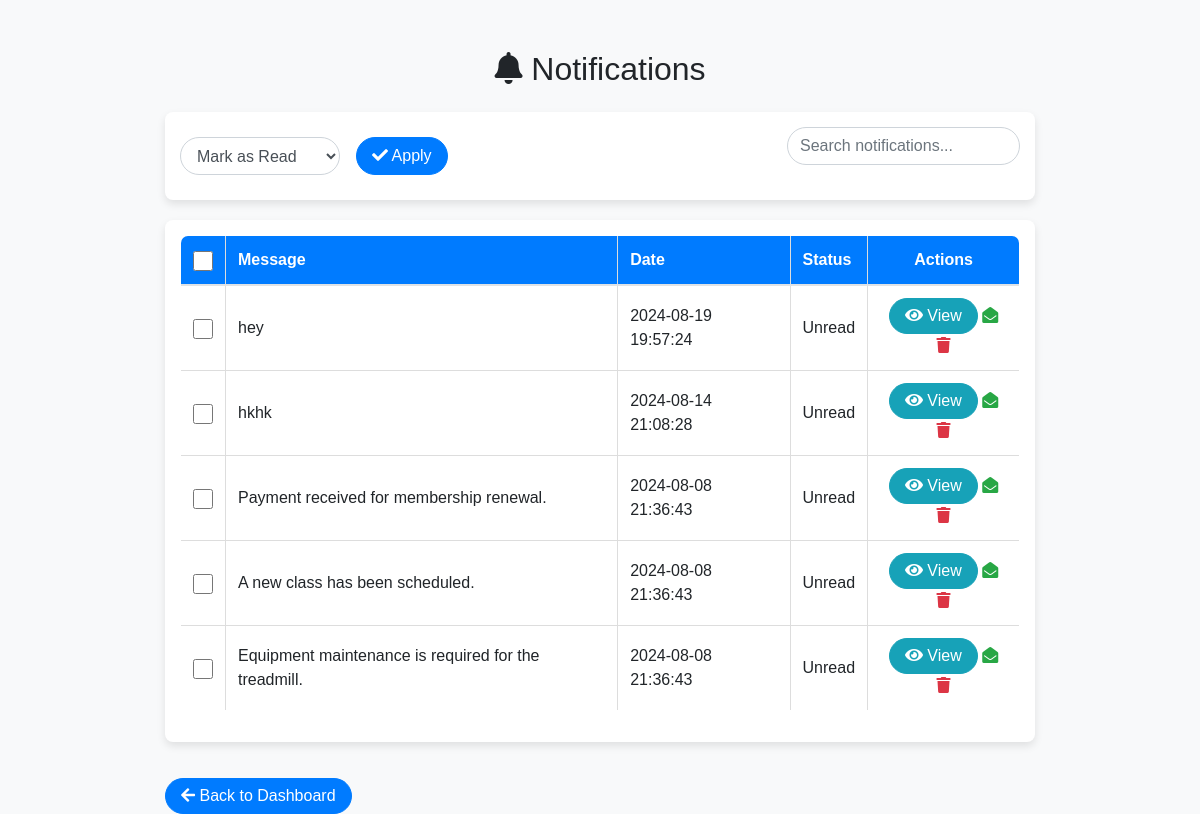
/notifications.php (signed in), run on the app's committed database.
### tables this page shows
CREATE TABLE `notifications` (
  `id` int(11) NOT NULL,
  `user_id` int(11) DEFAULT NULL,
  `message` text NOT NULL,
  `status` varchar(10) NOT NULL DEFAULT 'unread',
  `created_at` timestamp NOT NULL DEFAULT CURRENT_TIMESTAMP,
  `title` varchar(255) NOT NULL,
  `recipient_role` varchar(20) NOT NULL
);

### notifications.php (the view, shortened to what this page needs)
<?php
include 'config.php';
$notifications = $conn->query("SELECT * FROM notifications ORDER BY created_at DESC")->fetch_all(MYSQLI_ASSOC);
?>
<!DOCTYPE html>
<html>
<head>
    <link rel="stylesheet" href="https://maxcdn.bootstrapcdn.com/bootstrap/4.5.2/css/bootstrap.min.css">
    <link rel="stylesheet" href="https://cdnjs.cloudflare.com/ajax/libs/font-awesome/5.15.4/css/all.min.css">
</head>
<body>
    <div class="container">
        <div class="mb-4 text-center">
            <h2><i class="fas fa-bell"></i> Notifications</h2>
        </div>
        <form method="POST" action="">
            <div class="rounded-card bulk-actions d-flex justify-content-between align-items-center">
                <div class="d-flex">
                    <select name="bulk_action" class="form-control d-inline w-auto">
                        <option value="mark_read">Mark as Read</option>
                    </select>
                    <button type="submit" class="btn btn-primary ml-3"><i class="fas fa-check"></i> Apply</button>
                </div>
                <div class="search-bar">
                    <input type="text" id="searchBar" class="form-control" placeholder="Search notifications..." onkeyup="filterNotifications()">
                </div>
            </div>
            <div class="rounded-card">
                <table class="table table-bordered table-hover" id="notificationTable">
                    <thead>
                        <tr>
                            <th scope="col"><input type="checkbox" id="selectAll" class="checkbox-round"></th>
                            <th scope="col">Message</th>
                            <th scope="col">Date</th>
                            <th scope="col">Status</th>
                            <th scope="col" class="text-center">Actions</th>
                        </tr>
                    </thead>
                    <tbody>
                        <?php foreach ($notifications as $notification): ?>
                            <tr>
                                <td><input type="checkbox" name="selected_notifications[]" value="<?php echo $notification['id']; ?>" class="checkbox-round"></td>
                                <td><?php echo $notification['message']; ?></td>
                                <td><?php echo $notification['created_at']; ?></td>
                                <td><?php echo ucfirst($notification['status']); ?></td>
                                <td class="text-center">
                                    <div class="action-icons">
                                        <button type="button" class="btn btn-info" data-toggle="modal" data-target="#viewModal-<?php echo $notification['id']; ?>"><i class="fas fa-eye"></i> View</button>
                                        <?php if ($notification['status'] == 'unread'): ?>
                                            <a href="?mark_read=<?php echo $notification['id']; ?>" title="Mark as Read"><i class="fas fa-envelope-open text-success"></i></a>
                                        <?php else: ?>
                                            <a href="?mark_unread=<?php echo $notification['id']; ?>" title="Mark as Unread"><i class="fas fa-envelope text-warning"></i></a>
                                        <?php endif; ?>
                                        <a href="#" onclick="confirmDelete(<?php echo $notification['id']; ?>)" title="Delete"><i class="fas fa-trash text-danger"></i></a>
                                    </div>
                                </td>
                            </tr>
                        <?php endforeach; ?>
                    </tbody>
                </table>
            </div>
        </form>
        <a href="admin_dashboard.php" class="btn btn-primary mt-3"><i class="fas fa-arrow-left"></i> Back to Dashboard</a>
    </div>
</body>
</html>

### notifications.php (style rules this page uses)
body { font-family: Arial, sans-serif; background-color: #f8f9fa; }
.container { margin-top: 50px; max-width: 900px; }
.rounded-card { border-radius: 8px; box-shadow: 0px 4px 8px rgba(0, 0, 0, 0.1); padding: 15px; background-color: #ffffff; margin-bottom: 20px; }
.table { border-radius: 8px; overflow: hidden; }
.table th, .table td { vertical-align: middle; }
.bulk-actions, .search-bar { margin-bottom: 20px; }
.btn-primary, .btn-danger, .btn-warning, .btn-success, .btn-info { border-radius: 50px; padding: 5px 15px; }
.table th, .table td { border-color: #ddd; }
.table th { background-color: #007bff; color: white; }
.form-control { border-radius: 50px; }
.checkbox-round { width: 20px; height: 20px; border-radius: 50%; vertical-align: middle; }

### data on the page
notifications: message "hey", created_at "2024-08-19 19:57:24", status "Unread"
notifications: message "hkhk", created_at "2024-08-14 21:08:28", status "Unread"
notifications: message "Payment received for membership renewal.", created_at "2024-08-08 21:36:43", status "Unread"
notifications: message "A new class has been scheduled.", created_at "2024-08-08 21:36:43", status "Unread"
notifications: message "Equipment maintenance is required for the treadmill.", created_at "2024-08-08 21:36:43", status "Unread"
